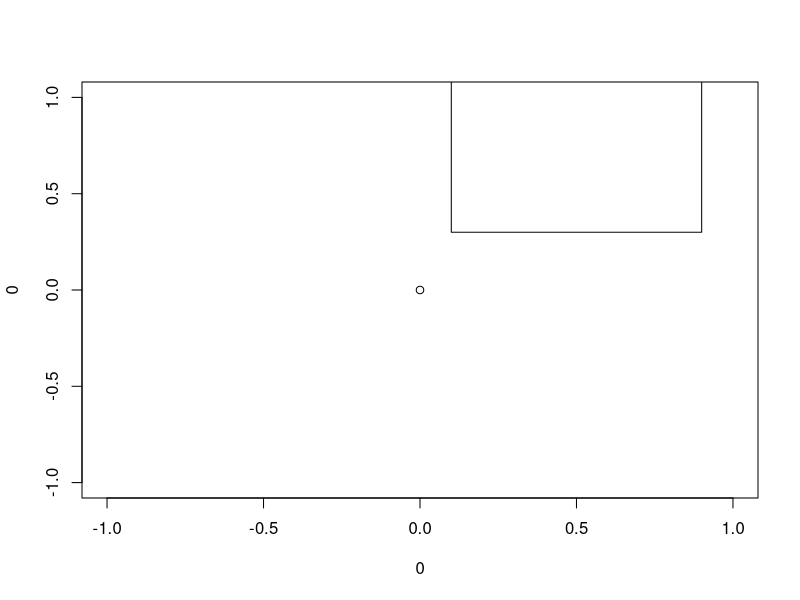
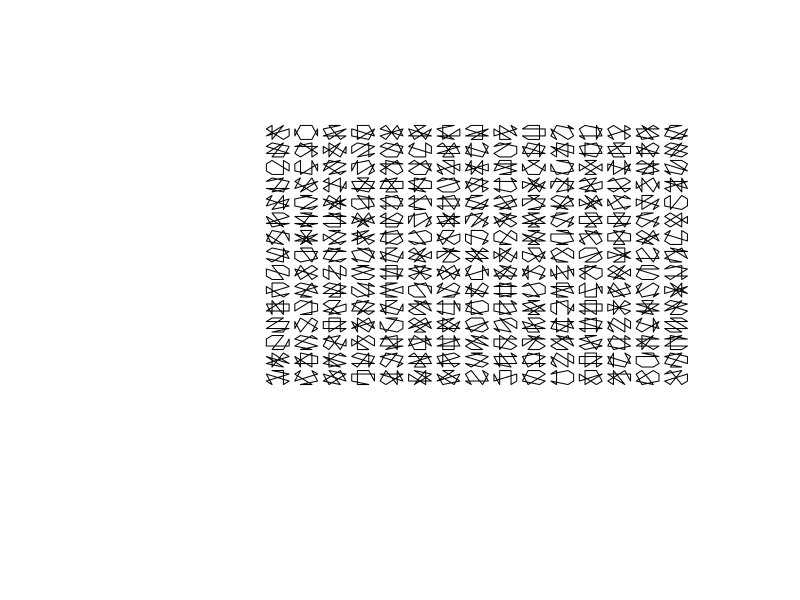
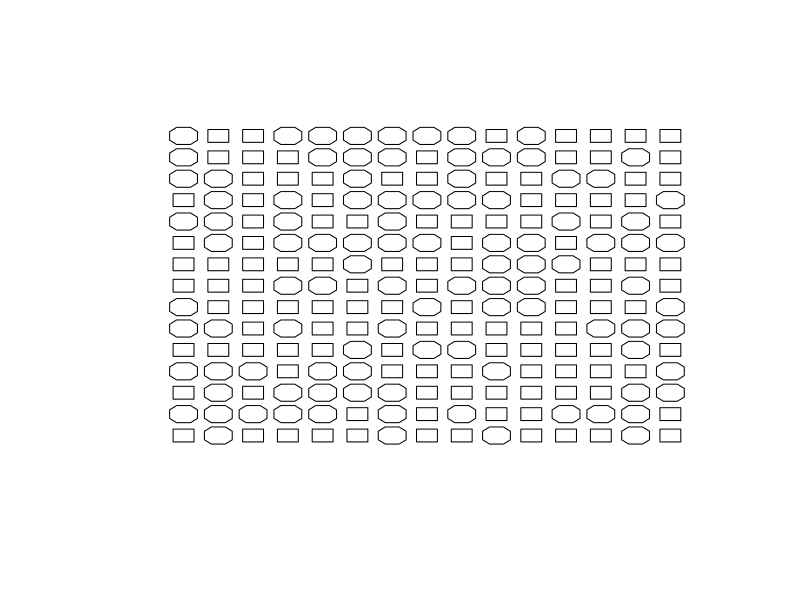
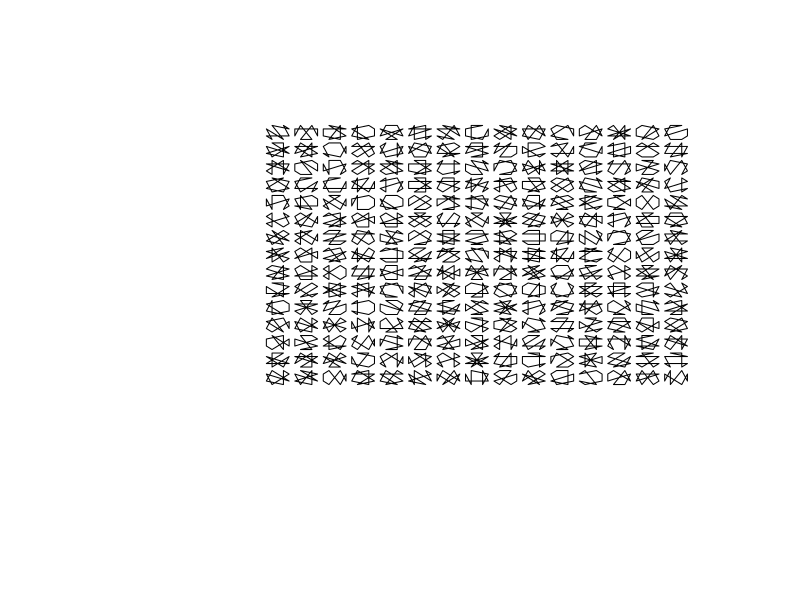
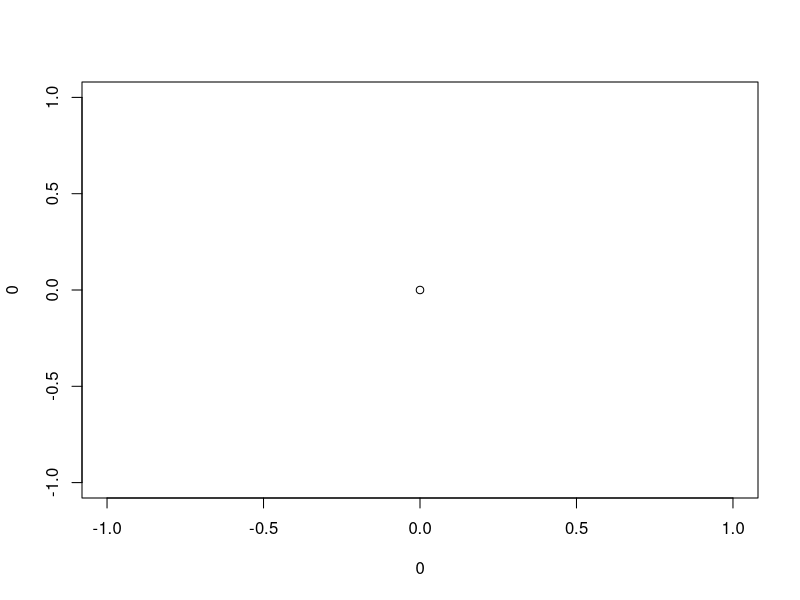

Write the R code that produced these figures, in order. (Note: this script raises an error after producing the figures.)

squFunc <- function(Xcenter = 0,Ycenter = 0,wi = 0.4,he = 0.4){
  shape <- rbind(
      c(Xcenter+wi,Ycenter+he),
      c(Xcenter+wi,Ycenter-he),
      c(Xcenter-wi,Ycenter-he),
      c(Xcenter-wi,Ycenter+he))
  return (shape)
  }
      

plot(0, 0)
newSq <- squFunc(0.5,0.7)
polygon(newSq[,1],newSq[,2])


octaFunc <- function(Xcenter = 0,Ycenter = 0,wi = 0.4,he = 0.4){
  oct <- rbind(
        c(Xcenter+(wi/2),Ycenter+he),
        c(Xcenter+wi,Ycenter+(he/2)),
        c(Xcenter+wi,Ycenter-(he/2)),
        c(Xcenter+(wi/2),Ycenter-he),
        c(Xcenter-(wi/2),Ycenter-he),
        c(Xcenter-wi,Ycenter-(he/2)),
        c(Xcenter-wi,Ycenter+(he/2)),
        c(Xcenter-(wi/2),Ycenter+he))
  return (oct)
  }



plot(0, 0,
     xlim=c(-5,17),
     ylim=c(-5,17),
     col = "white", xlab = "", ylab = "", axes=F)
for (p in seq(1,15)){
  for (q in seq(1,15)) {
    oct <- octaFunc(p,q)
    oct <- oct[sample(nrow(oct)),]
    polygon(oct[,1],oct[,2])
}}


plot(0, 0,
     xlim=c(-1,17),
     ylim=c(-1,17),
     col = "white", xlab = "", ylab = "", axes=F)
for (p in seq(1,15)){
  for (q in seq(1,15)) {
    
    dec <- sample(1:2,1)
     ifelse(dec == 1, shape <- squFunc(p,q,0.3,0.3),
                              shape <- octaFunc(p,q))
    shuf <- sample(c(T,F),1)
    print(shuf)
    ifelse(shuf == T, shape[sample(nrow(shape)),],shape)
    
    polygon(shape[,1]+.2,shape[,2]+.2)
  }}


##### Variations on octagon

plot(0, 0,
     xlim=c(-5,17),
     ylim=c(-5,17),
     col = "white", xlab = "", ylab = "", axes=F)
for (p in seq(1,15)){
  for (q in seq(1,15)) {
    oct <- octaFunc(p,q)
    oct <- oct[sample(nrow(oct)),]
    polygon(oct[,1],oct[,2])
  }}


Xcenter = 0
Ycenter = 0
wi = 0.4
he = 0.4
plot(0, 0)

oct <- hexFunc()
polygon(oct[,1],oct[,2])

hexFunc <- function(Xcenter = 0,Ycenter = 0,wi = 0.4,he = 0.4){
  shape <- rbind(
    c(Xcenter,Ycenter+he),
    c(Xcenter+wi,Ycenter+(he/2)),
    c(Xcenter+wi,Ycenter),
    c(Xcenter+wi,Ycenter-(he/2)),
    c(Xcenter,Ycenter-he),
    c(Xcenter-wi,Ycenter-(he/2)),
    c(Xcenter-wi,Ycenter),
    c(Xcenter-wi,Ycenter+(he/2)))
  return (shape)
}


#### Working on a pentagon

plot(0, 0)
pentFunc <- function(Xcenter = 0,Ycenter = 0,wi = 0.4,he = 0.4){
  shape <- rbind(
    c(Xcenter,Ycenter+(he/2)),
    c(Xcenter+wi,Ycenter+(he/2)),
    c(Xcenter+wi+(wi/2),Ycenter-(he/2)),
    c(Xcenter,Ycenter-he),
    c(Xcenter-wi-(wi/2),Ycenter-(he/2)),
    c(Xcenter-wi,Ycenter+(he/2)))
  return (shape)
}
out <- pentFunc()
plot(0, 0)
polygon(out[,1],out[,2])


plot(0, 0,
     xlim=c(0,15),
     ylim=c(0,15),
     col = "white", xlab = "", ylab = "", axes=F)
for (p in seq(1,15)){
  for (q in seq(1,15)) { 
    
    choice <- sample(1:5,1)
    w = sample(seq(0.3,0.8,0.5),1)
    h = sample(seq(0.3,0.8,0.5),1)
    if (choice == 1){
      fig <-  octaFunc(p,q,w,h)
    }
    if (choice == 2){
      fig <-  pentFunc(p,q,w,h)
    }
    if (choice == 3){
      fig <-  squFunc(p,q,w,h)
    } 
    if (choice == 4){

      fig <-  hexFunc(p,q,w,h)
    }
    
    if (choice != 5){
      scramble <- sample(c(T,F),1,prob = c(0.9,0.1))
      if (scramble) { fig <- fig[sample(nrow(fig)),] }

      polygon(fig[,1],fig[,2])
    }
    else(
      points(p,q,pch=1,cex=sample(seq(0.5,3,0.5),1))
    )
  }}

plot(0, 0,
     xlim=c(0,15),
     ylim=c(0,15),
     col = "white", xlab = "", ylab = "", axes=F)

for (i in 1:15){
  for (j in 1:15){
    print(c(i,j))
  points(i,j,pch=i+j,cex=2)
}}
plot.new()
points(0,0,pch=1,cex=3)


squFuncHist <- function(Xcenter = 0,Ycenter = 0,wi = 0.4,he = 0.4,maxHist=0){
  shape <- rbind(
    c(Xcenter+wi,Ycenter+he) - runif(1,max = maxHist),
    c(Xcenter+wi,Ycenter-he) - runif(1,max = maxHist),
    c(Xcenter-wi,Ycenter-he) - runif(1,max = maxHist),
    c(Xcenter-wi,Ycenter+he) - runif(1,max = maxHist))
  return (shape)
}


plot(0, 0,
     xlim=c(-5,17),
     ylim=c(-5,17),
     col = "white", xlab = "", ylab = "", axes=F)

for (p in seq(1,15)){
  for (q in seq(1,15)) {
    fig <- squFuncHist(p,q,maxHist = runif(1,0,0.5))
    #fig <- fig[sample(nrow(fig)),]
    polygon(fig[,1],fig[,2])
  }}


plot(0, 0,
     xlim=c(0,15),
     ylim=c(0,15),
     col = "white", xlab = "", ylab = "", axes=F)

hexFuncHist <- function(Xcenter = 0,Ycenter = 0,wi = 0.4,he = 0.4,maxHist=0){
  shape <- rbind(
    c(Xcenter,Ycenter+he)  + runif(1,max = maxHist),
    c(Xcenter+wi,Ycenter+(he/2)) + runif(1,max = maxHist),
    c(Xcenter+wi,Ycenter) + runif(1,max = maxHist),
    c(Xcenter+wi,Ycenter-(he/2)) + runif(1,max = maxHist),
    c(Xcenter,Ycenter-he) + runif(1,max = maxHist),
    c(Xcenter-wi,Ycenter-(he/2)) + runif(1,max = maxHist),
    c(Xcenter-wi,Ycenter) + runif(1,max = maxHist),
    c(Xcenter-wi,Ycenter+(he/2)) + runif(1,max = maxHist) )
  return (shape)
}

pentFunc <- function(Xcenter = 0,Ycenter = 0,wi = 0.4,he = 0.4,maxHist=0){
  shape <- rbind(
    c(Xcenter,Ycenter+(he/2))  + runif(1,max = maxHist),
    c(Xcenter+wi,Ycenter+(he/2))  + runif(1,max = maxHist),
    c(Xcenter+wi+(wi/2),Ycenter-(he/2))  + runif(1,max = maxHist),
    c(Xcenter,Ycenter-he)  + runif(1,max = maxHist),
    c(Xcenter-wi-(wi/2),Ycenter-(he/2))  + runif(1,max = maxHist),
    c(Xcenter-wi,Ycenter+(he/2)) + runif(1,max = maxHist) )
  return (shape)
}


plot(0, 0,
     xlim=c(-5,17),
     ylim=c(-5,17),
     col = "white", xlab = "", ylab = "", axes=F)

for (p in seq(1,15)){
  for (q in seq(1,15)) {
    fig <- pentFunc(p,q,maxHist = runif(1,0,0.5))
    #fig <- fig[sample(nrow(fig)),]
    polygon(fig[,1],fig[,2])
  }}


plot(0, 0,
     xlim=c(0,15),
     ylim=c(0,15),
     col = "white", xlab = "", ylab = "", axes=F)
for (p in seq(1,15)){
  for (q in seq(1,15)) { 
    
    choice <- sample(1:5,1)
    w = sample(seq(0.3,0.8,0.5),1)
    h = sample(seq(0.3,0.8,0.5),1)
    if (choice == 1){
      fig <-  octaFunc(p,q,w,h)
    }
    if (choice == 2){
      fig <-  pentFunc(p,q,w,h,maxHist = 0.5)
    }
    if (choice == 3){
      fig <-  squFuncHist(p,q,w,h,maxHist = 0.5)
    } 
    if (choice == 4){
      
      fig <-  hexFuncHist(p,q,w,h,maxHist = 0.5)
    }
    
    if (choice != 5){
      scramble <- sample(c(T,F),1,prob = c(0.9,0.1))
      if (scramble) { fig <- fig[sample(nrow(fig)),] }
      
      polygon(fig[,1],fig[,2])
    }
    else(
      points(p,q,pch=1,cex=sample(seq(0.5,3,0.5),1))
    )
  }}

for (p in seq(1,15)){
  for (q in seq(1,15)) { 
    
    choice <- sample(1:5,1)
    w = sample(seq(0.3,0.8,0.5),1)
    h = sample(seq(0.3,0.8,0.5),1)
    if (choice == 1){
      fig <-  octaFunc(p,q,w,h)
    }
    if (choice == 2){
      fig <-  pentFunc(p,q,w,h,maxHist = 0.5)
    }
    if (choice == 3){
      fig <-  squFuncHist(p,q,w,h,maxHist = 0.5)
    } 
    if (choice == 4){
      
      fig <-  hexFuncHist(p,q,w,h,maxHist = 0.5)
    }
    
    if (choice != 5){
      scramble <- sample(c(T,F),1,prob = c(0.9,0.1))
      if (scramble) { fig <- fig[sample(nrow(fig)),] }
      
      polygon(fig[,1],fig[,2])
    }
    else(
      points(p,q,pch=1,cex=sample(seq(0.5,3,0.5),1))
    )
  }}
